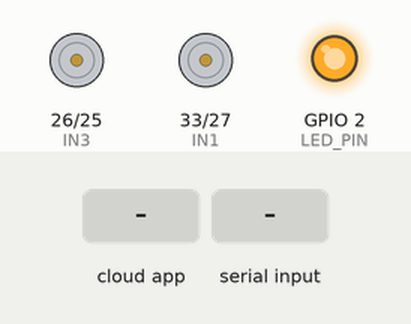
A sketch run on a simulated ESP32. On the bench: motor-driver pin pairs drawn as motors (green arrow = first pin HIGH = forward, orange = second pin HIGH = backward, longer = more drive), output pins drawn as LEDs (lit = HIGH). The inputs (shaded band) are chosen by the test bench. What the sketch prints to the serial monitor is not drawn.

Above: at 2.8 s.
2.9 s: the phone or cloud app sets forward to ON
At 3.6 s:
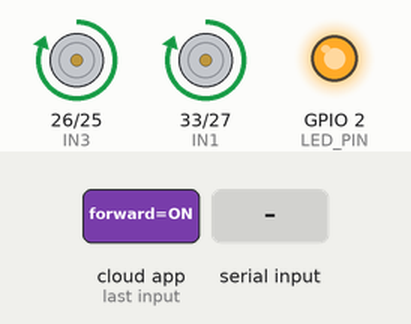
4.4 s: the phone or cloud app sets backward to ON
At 5.1 s:
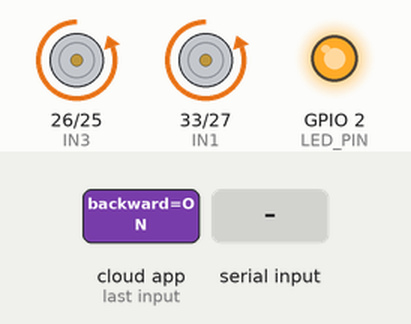
5.9 s: the phone or cloud app sets left to ON
At 6.7 s:
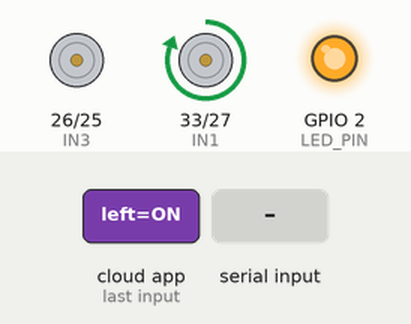
7.4 s: the phone or cloud app sets right to ON
At 8.2 s:
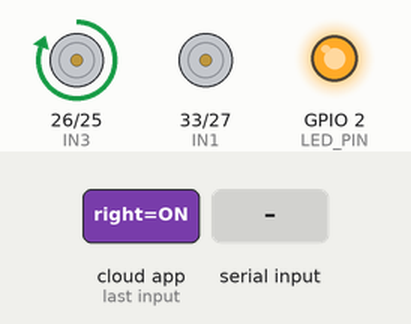
8.9 s: "ON" received over the second serial link
At 9.7 s:
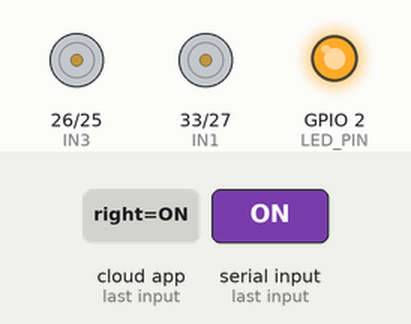
10.5 s: "F" received over the second serial link
At 11.3 s:
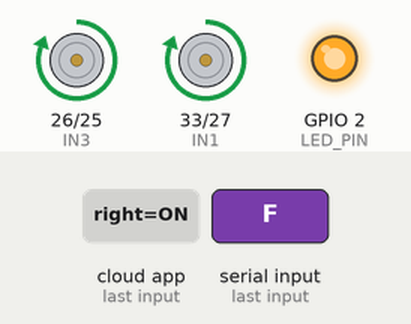
Timing chart, 0 to 13.0 s (numbered marks = the images above; inputs shaded):
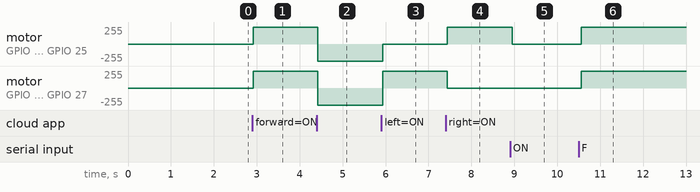

Measured:
- after the input at 2.9 s, motor on GPIO 26 (IN3) / GPIO 25 (IN4), motor on GPIO 33 (IN1) / GPIO 27 (IN2): stopped → forward 255/255 at once
- after the input at 4.4 s, motor on GPIO 26 (IN3) / GPIO 25 (IN4), motor on GPIO 33 (IN1) / GPIO 27 (IN2): forward 255/255 → backward 255/255 at once
- after the input at 5.9 s, motor on GPIO 26 (IN3) / GPIO 25 (IN4): backward 255/255 → stopped at once; motor on GPIO 33 (IN1) / GPIO 27 (IN2): backward 255/255 → forward 255/255 at once
- after the input at 7.4 s, motor on GPIO 26 (IN3) / GPIO 25 (IN4): stopped → forward 255/255 at once; motor on GPIO 33 (IN1) / GPIO 27 (IN2): forward 255/255 → stopped at once
- after the input at 8.9 s, motor on GPIO 26 (IN3) / GPIO 25 (IN4): forward 255/255 → stopped after 0.05 s
- after the input at 10.5 s, motor on GPIO 26 (IN3) / GPIO 25 (IN4), motor on GPIO 33 (IN1) / GPIO 27 (IN2): stopped → forward 255/255 after 0.06 s

The sketch:

Wheel_Chair_Using_IOT_and_button_Control.ino
```cpp
/***************************************************
   IoT CAR WITH ESP32 + ADAFRUIT IO (4 BUTTONS)
   - Control car from Adafruit IO dashboard
   - Buttons: Forward, Backward, Left, Right

   Added:
   - DHT11 reading
   - Publish temperature & humidity to Adafruit IO feeds

   NEW:
   - Voice control via HC-05 Bluetooth module
   - Commands: F,B,L,R,S  (Forward, Backward, Left, Right, Stop)

   UPDATED (to avoid Adafruit IO throttle):
   - Publish DHT data only every 60s
   - Publish only when value changes (change-based publishing)

   BOARD: ESP32 Dev Module
****************************************************/

#include <Arduino.h>
#include <WiFi.h>
#include "AdafruitIO_WiFi.h"
#include "DHT.h"
#include <math.h>

// ------------------ USER CONFIG -------------------
#define IO_USERNAME  "chair051225"
#define IO_KEY       "aio_abDh53qTAUtma0fvrPqEr6nAYrvV"

#define WIFI_SSID    "homeiot"
#define WIFI_PASS    "homeiot123"
// --------------------------------------------------

// Create Adafruit IO instance
AdafruitIO_WiFi io(IO_USERNAME, IO_KEY, WIFI_SSID, WIFI_PASS);

// 4 button feeds on Adafruit IO
AdafruitIO_Feed *forwardFeed  = io.feed("forward");
AdafruitIO_Feed *backwardFeed = io.feed("backward");
AdafruitIO_Feed *leftFeed     = io.feed("left");
AdafruitIO_Feed *rightFeed    = io.feed("right");

// ---------- DHT CONFIG & FEEDS --------------------
#define DHTPIN 4        // GPIO4 for DHT11 data
#define DHTTYPE DHT11

DHT dht(DHTPIN, DHTTYPE);

// New Adafruit IO feeds for temperature and humidity
AdafruitIO_Feed *tempFeed = io.feed("dht-temperature");
AdafruitIO_Feed *humFeed  = io.feed("dht-humidity");

// Publish interval (ms)  ***SLOWER TO SAVE QUOTA***
const unsigned long DHT_PUBLISH_INTERVAL = 60000UL; // 60 seconds
unsigned long lastDHTPublish = 0;

// Change-based publishing variables
float lastTemp = NAN;
float lastHum  = NAN;
const float TEMP_DELTA = 0.5;   // publish only if temp changed >= 0.5°C
const float HUM_DELTA  = 1.0;   // publish only if hum changed >= 1%
// --------------------------------------------------

// ------------------ PIN DEFINITIONS ---------------
// Motor driver pins for ESP32 (change to your wiring)
#define IN1 33   // Motor 1 control pin 1
#define IN2 27   // Motor 1 control pin 2
#define IN3 26   // Motor 2 control pin 1
#define IN4 25   // Motor 2 control pin 2

#define LED_PIN 2   // On-board LED on most ESP32 dev boards
// --------------------------------------------------

// ----------- BLUETOOTH (HC-05) CONFIG -------------
// Wiring (ESP32):
// HC-05 TX -> GPIO16 (BT_RX)
// HC-05 RX -> GPIO17 (BT_TX)  (use voltage divider on HC-05 RX)
// HC-05 VCC -> 5V (depending on module)
// HC-05 GND -> GND

#define BT_RX 18   // ESP32 receives from HC-05 TX
#define BT_TX 19   // ESP32 transmits to HC-05 RX

// Use UART1 of ESP32
HardwareSerial BTSerial(1);
// --------------------------------------------------

void goForward() {
  digitalWrite(IN1, HIGH);
  digitalWrite(IN2, LOW);
  digitalWrite(IN3, HIGH);
  digitalWrite(IN4, LOW);
  Serial.println("Going Forward");
}

void goBackward() {
  digitalWrite(IN1, LOW);
  digitalWrite(IN2, HIGH);
  digitalWrite(IN3, LOW);
  digitalWrite(IN4, HIGH);
  Serial.println("Going Backward");
}

void turnLeft() {
  // Left: left motor stop, right motor forward
  digitalWrite(IN1, HIGH);
  digitalWrite(IN2, LOW);
  digitalWrite(IN3, LOW);
  digitalWrite(IN4, LOW);
  Serial.println("Turning Left");
}

void turnRight() {
  // Right: right motor stop, left motor forward
  digitalWrite(IN1, LOW);
  digitalWrite(IN2, LOW);
  digitalWrite(IN3, HIGH);
  digitalWrite(IN4, LOW);
  Serial.println("Turning Right");
}

void stopCar() {
  digitalWrite(IN1, LOW);
  digitalWrite(IN2, LOW);
  digitalWrite(IN3, LOW);
  digitalWrite(IN4, LOW);
  Serial.println("Stop");
}

// ------------- FEED HANDLERS ----------------------
void handleForward(AdafruitIO_Data *data) {
  Serial.print("Forward feed: ");
  Serial.println(data->toString());

  if (data->toString() == "ON") {
    goForward();
  } else {
    stopCar();
  }
}

void handleBackward(AdafruitIO_Data *data) {
  Serial.print("Backward feed: ");
  Serial.println(data->toString());

  if (data->toString() == "ON") {
    goBackward();
  } else {
    stopCar();
  }
}

void handleLeft(AdafruitIO_Data *data) {
  Serial.print("Left feed: ");
  Serial.println(data->toString());

  if (data->toString() == "ON") {
    turnLeft();
  } else {
    stopCar();
  }
}

void handleRight(AdafruitIO_Data *data) {
  Serial.print("Right feed: ");
  Serial.println(data->toString());

  if (data->toString() == "ON") {
    turnRight();
  } else {
    stopCar();
  }
}
// --------------------------------------------------

// ----------- BLUETOOTH COMMAND HANDLER ------------
void handleBTCommand(char cmd) {
  Serial.print("BT Command: ");
  Serial.println(cmd);

  // F = Forward, B = Backward, L = Left, R = Right, S = Stop
  switch (cmd) {
    case 'F':
    case 'f':
      goForward();
      break;

    case 'B':
    case 'b':
      goBackward();
      break;

    case 'L':
    case 'l':
      turnLeft();
      break;

    case 'R':
    case 'r':
      turnRight();
      break;

    case 'S':
    case 's':
      stopCar();
      break;

    default:
      // Unknown command -> stop for safety
      stopCar();
      break;
  }
}
// --------------------------------------------------

void publishDHT() {
  // Only send if actually connected to Adafruit IO
  if (io.status() != AIO_CONNECTED) {
    Serial.println("Not connected to IO, skip DHT publish");
    return;
  }

  // Read temperature (Celsius) and humidity
  float h = dht.readHumidity();
  float t = dht.readTemperature();

  // Check if any reads failed
  if (isnan(h) || isnan(t)) {
    Serial.println("Failed to read from DHT sensor!");
    return;
  }

  // Check if change is significant enough to publish
  bool sendTemp = isnan(lastTemp) || (fabs(t - lastTemp) >= TEMP_DELTA);
  bool sendHum  = isnan(lastHum)  || (fabs(h - lastHum) >= HUM_DELTA);

  if (!sendTemp && !sendHum) {
    Serial.println("DHT change small, not publishing (saving quota)");
    return;
  }

  // Print locally
  Serial.print("DHT -> Temp: ");
  Serial.print(t);
  Serial.print(" *C, Hum: ");
  Serial.print(h);
  Serial.println(" %");

  // Publish only changed values
  if (sendTemp) {
    tempFeed->save(t);
    lastTemp = t;
  }

  if (sendHum) {
    humFeed->save(h);
    lastHum = h;
  }
}

void setup() {
  Serial.begin(115200);
  delay(100);

  pinMode(IN1, OUTPUT);
  pinMode(IN2, OUTPUT);
  pinMode(IN3, OUTPUT);
  pinMode(IN4, OUTPUT);
  pinMode(LED_PIN, OUTPUT);

  stopCar();                   // motors off
  digitalWrite(LED_PIN, LOW);  // LED OFF (change to HIGH if inverted on your board)

  // Start Bluetooth serial on UART1
  BTSerial.begin(9600, SERIAL_8N1, BT_RX, BT_TX);
  Serial.println();
  Serial.println("HC-05 Bluetooth started at 9600 baud");
  Serial.println("Connecting to Adafruit IO...");

  // Set feed handlers for motor control
  forwardFeed->onMessage(handleForward);
  backwardFeed->onMessage(handleBackward);
  leftFeed->onMessage(handleLeft);
  rightFeed->onMessage(handleRight);

  // Connect to Adafruit IO
  io.connect();

  // Initialize DHT sensor
  dht.begin();

  // Wait for connection
  while (io.status() < AIO_CONNECTED) {
    Serial.print(".");
    delay(500);
  }

  Serial.println();
  Serial.println("Adafruit IO Connected!");
  digitalWrite(LED_PIN, HIGH);   // LED ON when connected

  // Subscribe to current values so we get last state
  forwardFeed->get();
  backwardFeed->get();
  leftFeed->get();
  rightFeed->get();

  // Also request the latest values for the new feeds (optional)
  tempFeed->get();
  humFeed->get();

  // Initialize timer
  lastDHTPublish = millis();
}

void loop() {
  // Keep Adafruit IO connection alive and process messages
  io.run();

  // Check Bluetooth for voice commands
  if (BTSerial.available()) {
    char cmd = BTSerial.read();
    handleBTCommand(cmd);
  }

  // Periodically read & publish DHT
  unsigned long now = millis();
  if (now - lastDHTPublish >= DHT_PUBLISH_INTERVAL) {
    lastDHTPublish = now;
    publishDHT();
  }
}
```
